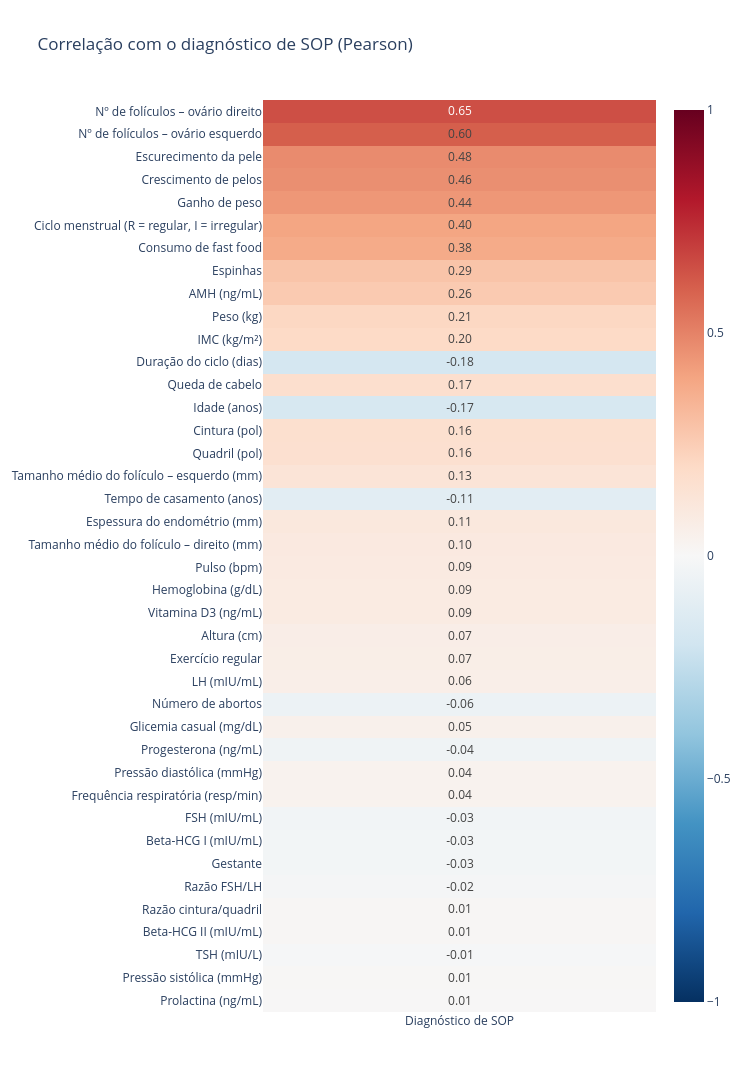

This figure's notebook cell:
### Markdown cell above
### 7.2 Vetor de correlação: SOP × todas as variáveis

Correlação de cada variável com o diagnóstico, ordenada pelo módulo. O tipo de ciclo entra codificado como irregular = 1; o tipo sanguíneo (nominal) fica de fora.

### Code cell
vet_sop = vetor_correlacao(base, linhas=['pcos'], rotulos=COLUNAS, ordenar=True,
                 titulo='Correlação com o diagnóstico de SOP (Pearson)',
                 arquivo=PASTA_MULTIVARIADA / 'vetor_sop_todas.png')

### Figure 1 — Plotly figure (JSON) as saved in the notebook; plotly's stock layout.template omitted (floating-point values rounded to 4 significant figures)
{"data": [{"coloraxis": "coloraxis", "hovertemplate": "x: %{x}<br>y: %{y}<br>color: %{z}<extra></extra>", "name": "0", "texttemplate": "%{z:.2f}", "type": "heatmap", "x": ["Diagnóstico de SOP"], "xaxis": "x", "y": ["Nº de folículos – ovário direito", "Nº de folículos – ovário esquerdo", "Escurecimento da pele", "Crescimento de pelos", "Ganho de peso", "Ciclo menstrual (R = regular, I = irregular)", "Consumo de fast food", "Espinhas", "AMH (ng/mL)", "Peso (kg)", "IMC (kg/m²)", "Duração do ciclo (dias)", "Queda de cabelo", "Idade (anos)", "Cintura (pol)", "Quadril (pol)", "Tamanho médio do folículo – esquerdo (mm)", "Tempo de casamento (anos)", "Espessura do endométrio (mm)", "Tamanho médio do folículo – direito (mm)", "Pulso (bpm)", "Hemoglobina (g/dL)", "Vitamina D3 (ng/mL)", "Altura (cm)", "Exercício regular", "LH (mIU/mL)", "Número de abortos", "Glicemia casual (mg/dL)", "Progesterona (ng/mL)", "Pressão diastólica (mmHg)", "Frequência respiratória (resp/min)", "FSH (mIU/mL)", "Beta-HCG I (mIU/mL)", "Gestante", "Razão FSH/LH", "Razão cintura/quadril", "Beta-HCG II (mIU/mL)", "TSH (mIU/L)", "Pressão sistólica (mmHg)", "Prolactina (ng/mL)"], "yaxis": "y", "z": [[0.6483], [0.6033], [0.4757], [0.4647], [0.441], [0.3979], [0.3787], [0.2861], [0.2639], [0.2119], [0.2002], [-0.1785], [0.1729], [-0.1685], [0.1646], [0.1623], [0.133], [-0.1129], [0.1066], [0.09769], [0.09182], [0.08717], [0.08549], [0.06825], [0.06534], [0.06388], [-0.05716], [0.04892], [-0.04383], [0.03803], [0.03693], [-0.03032], [-0.02762], [-0.02756], [-0.01833], [0.01292], [0.01276], [-0.01014], [0.007942], [0.005143]]}], "layout": {"coloraxis": {"autocolorscale": false, "cmax": 1, "cmin": -1, "colorscale": [[0.0, "rgb(5,48,97)"], [0.1, "rgb(33,102,172)"], [0.2, "rgb(67,147,195)"], [0.3, "rgb(146,197,222)"], [0.4, "rgb(209,229,240)"], [0.5, "rgb(247,247,247)"], [0.6, "rgb(253,219,199)"], [0.7, "rgb(244,165,130)"], [0.8, "rgb(214,96,77)"], [0.9, "rgb(178,24,43)"], [1.0, "rgb(103,0,31)"]]}, "height": 1300, "plot_bgcolor": "white", "title": {"text": "Correlação com o diagnóstico de SOP (Pearson)"}, "width": 750, "xaxis": {"anchor": "y", "domain": [0.0, 1.0]}, "yaxis": {"anchor": "x", "autorange": "reversed", "domain": [0.0, 1.0]}}}
